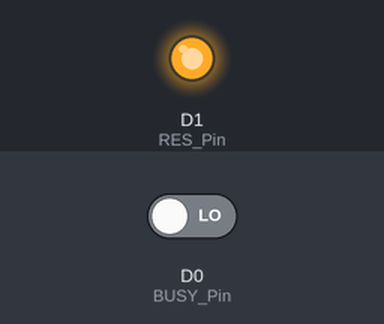
The sketch below on a simulated ESP8266 (NodeMCU). On the bench: output pins drawn as LEDs (lit = HIGH). Dashed ring = blinking. The inputs (shaded band) are chosen by the test bench; at power-on: D0 (BUSY_Pin) LOW. Pins used as bus, display or sensor lines are not drawn.

Above: at 1.2 s.
1.3 s: D0 (BUSY_Pin) driven HIGH
At 3.84 s:
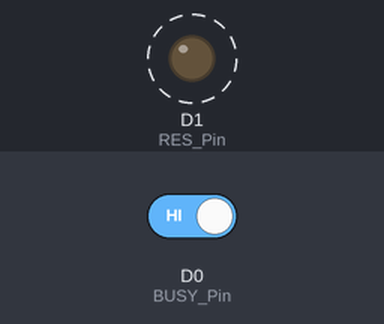
4.3 s: D0 (BUSY_Pin) driven LOW
At 5.0 s:
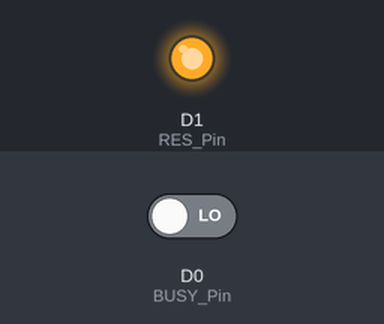
Timing chart, 0 to 7.3 s (numbered marks = the images above; inputs shaded):
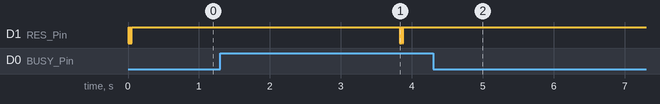

The sketch:

GDEW042T2_Arduino.ino
```cpp
#include <SPI.h>
#include"Ap_29demo.h"
//IO settings
int BUSY_Pin = D0;
int RES_Pin = D1;
int DC_Pin = D2;
int CS_Pin = D4;
//HSCLK---D5
//HMOSI--D7
#define EPD_W21_CS_0 digitalWrite(CS_Pin,LOW)
#define EPD_W21_CS_1 digitalWrite(CS_Pin,HIGH)
#define EPD_W21_DC_0  digitalWrite(DC_Pin,LOW)
#define EPD_W21_DC_1  digitalWrite(DC_Pin,HIGH)
#define EPD_W21_RST_0 digitalWrite(RES_Pin,LOW)
#define EPD_W21_RST_1 digitalWrite(RES_Pin,HIGH)
#define isEPD_W21_BUSY digitalRead(BUSY_Pin)
////////FUNCTION//////
void SPI_Write(unsigned char value);
void EPD_W21_WriteDATA(unsigned char command);
void EPD_W21_WriteCMD(unsigned char command);
//EPD
void EPD_W21_Init(void);
void EPD_init(void);
void EPD_sleep(void);
void EPD_refresh(void);
void lcd_chkstatus(void);
void PIC_display_Clean(void);
void PIC_display(const unsigned char* picData);
void EPD_init_Fast(void);
void Sys_run(void)
{
   ESP.wdtFeed(); //Feed dog to prevent system reset
  }
void LED_run(void)
{
  digitalWrite(LED_BUILTIN, LOW);   // Turn the LED on (Note that LOW is the voltage level
  delay(500);
  digitalWrite(LED_BUILTIN, HIGH);   // Turn the LED on (Note that LOW is the voltage level
  delay(500);
  }
void setup() {
   pinMode(BUSY_Pin, INPUT);
   pinMode(RES_Pin, OUTPUT);
   pinMode(DC_Pin, OUTPUT);
   pinMode(CS_Pin, OUTPUT);
   //SPI
   SPI.beginTransaction(SPISettings(10000000, MSBFIRST, SPI_MODE0));
   SPI.begin ();
}
//Tips//
/*When the electronic paper is refreshed in full screen, the picture flicker is a normal phenomenon, and the main function is to clear the display afterimage in the previous picture.
  When the local refresh is performed, the screen does not flash.*/
/*When you need to transplant the driver, you only need to change the corresponding IO. The BUSY pin is the input mode and the others are the output mode. */

void loop() {
  while(1)
  {
    EPD_init_Fast(); //EPD init
    PIC_display(gImage_1);//1.Refresh background color
    EPD_sleep();//EPD_sleep,Sleep instruction is necessary, please do not delete!!!
    delay(2000); //2s
    EPD_init_Fast(); //EPD init
    PIC_display(gImage_2);//1.Refresh background color
    EPD_sleep();//EPD_sleep,Sleep instruction is necessary, please do not delete!!!
    delay(2000); //2s
    EPD_init(); //EPD init
    PIC_display(gImage_3);//1.Refresh background color
    EPD_sleep();//EPD_sleep,Sleep instruction is necessary, please do not delete!!!
    delay(2000); //2s


    //PICTURE Clean
    EPD_init(); //EPD init
    PIC_display_Clean();
    EPD_sleep();//EPD_sleep,Sleep instruction is necessary, please do not delete!!!
  while(1)
    {
     Sys_run();//System run
     LED_run();//Breathing lamp
    }

  }


}

//////////////////////SPI///////////////////////////////////

void SPI_Write(unsigned char value)
{
    SPI.transfer(value);

}

void EPD_W21_WriteCMD(unsigned char command)
{
  EPD_W21_CS_0;
  EPD_W21_DC_0;   // command write
  SPI_Write(command);
  EPD_W21_CS_1;
}
void EPD_W21_WriteDATA(unsigned char command)
{
  EPD_W21_CS_0;
  EPD_W21_DC_1;   // command write
  SPI_Write(command);
  EPD_W21_CS_1;
}


/////////////////EPD settings Functions/////////////////////
void EPD_W21_Init(void)
{
  unsigned char i;
  for(i=0;i<3;i++) //Reset, three times to prevent the secondary electricity cannot be started
  {
    EPD_W21_RST_0;    // Module reset
    delay(10);//At least 10ms delay
    EPD_W21_RST_1;
    delay(10);//At least 10ms delay
  }
}
void EPD_init(void)
{
    EPD_W21_Init(); //Electronic paper IC reset

    EPD_W21_WriteCMD(0x06);         //boost soft start
    EPD_W21_WriteDATA (0x17);   //A
    EPD_W21_WriteDATA (0x17);   //B
    EPD_W21_WriteDATA (0x17);   //C

    EPD_W21_WriteCMD(0x04);
    lcd_chkstatus();//waiting for the electronic paper IC to release the idle signal

    EPD_W21_WriteCMD(0x00);     //panel setting
    EPD_W21_WriteDATA(0x1f);    //LUT from OTP£¬KW-BF   KWR-AF  BWROTP 0f BWOTP 1f

    EPD_W21_WriteCMD(0x61);     //resolution setting
    EPD_W21_WriteDATA (0x01);
    EPD_W21_WriteDATA (0x90);    //400
    EPD_W21_WriteDATA (0x01);   //300
    EPD_W21_WriteDATA (0x2c);

    EPD_W21_WriteCMD(0X50);     //VCOM AND DATA INTERVAL SETTING
    EPD_W21_WriteDATA(0x97);    //WBmode:VBDF 17|D7 VBDW 97 VBDB 57   WBRmode:VBDF F7 VBDW 77 VBDB 37  VBDR B7

}
void EPD_init_Fast(void)
{
    EPD_W21_Init(); //Electronic paper IC reset

    EPD_W21_WriteCMD(0x06);         //boost soft start
    EPD_W21_WriteDATA (0x17);   //A
    EPD_W21_WriteDATA (0x17);   //B
    EPD_W21_WriteDATA (0x17);   //C

    EPD_W21_WriteCMD(0x04);
    lcd_chkstatus();//waiting for the electronic paper IC to release the idle signal

    EPD_W21_WriteCMD(0x00);     //panel setting
    EPD_W21_WriteDATA(0x1f);    //LUT from OTP£¬KW-BF   KWR-AF  BWROTP 0f BWOTP 1f

    EPD_W21_WriteCMD(0x61);     //resolution setting
    EPD_W21_WriteDATA (0x01);
    EPD_W21_WriteDATA (0x90);    //400
    EPD_W21_WriteDATA (0x01);   //300
    EPD_W21_WriteDATA (0x2c);

    EPD_W21_WriteCMD(0X50);     //VCOM AND DATA INTERVAL SETTING
    EPD_W21_WriteDATA(0x97);    //WBmode:VBDF 17|D7 VBDW 97 VBDB 57   WBRmode:VBDF F7 VBDW 77 VBDB 37  VBDR B7

    EPD_W21_WriteCMD(0xE0);
    EPD_W21_WriteDATA(0x02);
    EPD_W21_WriteCMD(0xE5);
    EPD_W21_WriteDATA(0x4B);

    EPD_W21_WriteCMD(0x82);     //vcom_DC setting
    EPD_W21_WriteDATA (0x12);
}
void EPD_refresh(void)
{
    EPD_W21_WriteCMD(0x12);     //DISPLAY REFRESH
    delay(10);          //!!!The delay here is necessary, 200uS at least!!!
    lcd_chkstatus();
}
void EPD_sleep(void)
{
    EPD_W21_WriteCMD(0X02);   //power off
    lcd_chkstatus();          //waiting for the electronic paper IC to release the idle signal
    delay(100);      //Power off time delay, this is  necessary!!!
    EPD_W21_WriteCMD(0X07);   //deep sleep
    EPD_W21_WriteDATA(0xA5);
}

void PIC_display(const unsigned char* picData)
{
    unsigned int i;
    EPD_W21_WriteCMD(0x10);        //Transfer old data
    for(i=0;i<15000;i++)
    EPD_W21_WriteDATA(0xff);
     ESP.wdtFeed(); //Feed dog to prevent system reset
    EPD_W21_WriteCMD(0x13);        //Transfer new data
    for(i=0;i<15000;i++)
     EPD_W21_WriteDATA(pgm_read_byte(&picData[i]));
     ESP.wdtFeed(); //Feed dog to prevent system reset
       //Refresh
    EPD_W21_WriteCMD(0x12);   //DISPLAY REFRESH
    delay(10);    //!!!The delay here is necessary, 200uS at least!!!
    lcd_chkstatus();          //waiting for the electronic paper IC to release the idle signal

}

void PIC_display_Clean(void)
{
    unsigned int i;
    EPD_W21_WriteCMD(0x10);        //Transfer old data
    for(i=0;i<15000;i++)
  {
    EPD_W21_WriteDATA(0xff);
  }
     ESP.wdtFeed(); //Feed dog to prevent system reset
    EPD_W21_WriteCMD(0x13);        //Transfer new data
    for(i=0;i<15000;i++)
  {
    EPD_W21_WriteDATA(0xff);
  }
  ESP.wdtFeed(); //Feed dog to prevent system reset
     //Refresh
    EPD_W21_WriteCMD(0x12);   //DISPLAY REFRESH
    delay(10);    //!!!The delay here is necessary, 200uS at least!!!
    lcd_chkstatus();          //waiting for the electronic paper IC to release the idle signal

}
void lcd_chkstatus(void)
{
    while(1)
  {   //=0 BUSY
     if(isEPD_W21_BUSY==1) break;
     ESP.wdtFeed(); //Feed dog to prevent system reset
  }
}
```

Source omitted: Ap_29demo.h (data table, 228156 bytes)

Measured:
- after the input at 1.3 s, D1 (RES_Pin): alternates HIGH for 0.01 s and LOW for 0.01 s, 6 changes in all, then stays HIGH, starting after 2.5 s
- after the input at 4.3 s, D1 (RES_Pin): stops changing and stays HIGH
- by itself, D1 (RES_Pin): alternates HIGH for 0.01 s and LOW for 0.01 s, 5 changes in all, then stays HIGH
